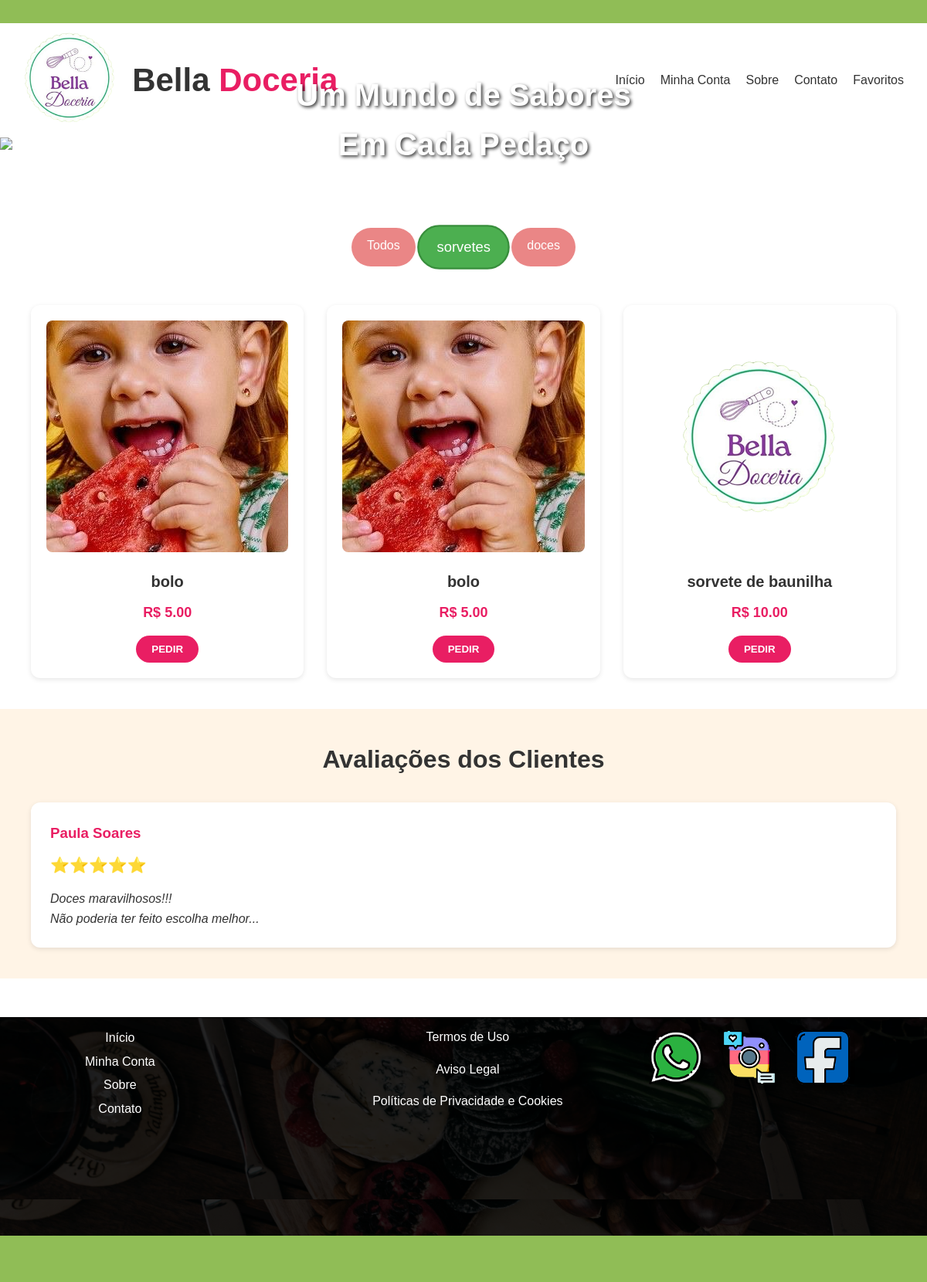
The app's page /catalog/home/1/, older data.
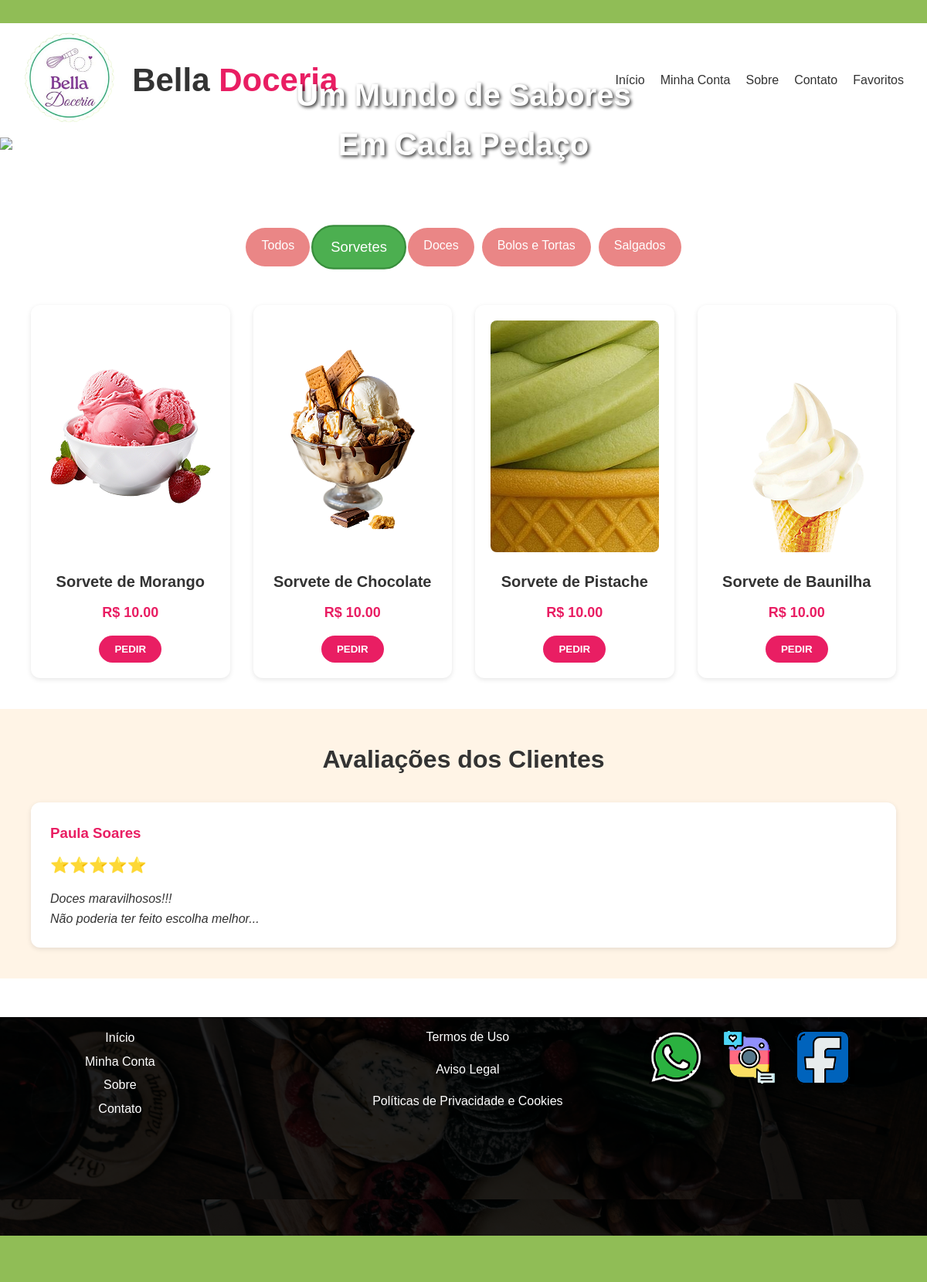
The same page, newer data.
### catalog/models.py (models this page shows, shortened)
class Categoria(models.Model):
    nome = models.CharField(max_length=100, unique=True)
    descricao = models.TextField(blank=True, null=True)
    def __str__(self):
        return self.nome
    class Meta:
        verbose_name = "Categoria"
        verbose_name_plural = "Categorias"

class Produto(models.Model):
    nome = models.CharField(max_length=100)
    preco = models.DecimalField(max_digits=10, decimal_places=2)
    descricao_produto = models.TextField(blank=True, null=True)
    imagem = models.ImageField(upload_to='produtos/', null=True, blank=True)
    data_cadastro = models.DateTimeField(auto_now_add=True)
    ativo = models.BooleanField(default=True)
    categoria = models.ForeignKey(
    Categoria,
    on_delete=models.CASCADE,
    related_name='produtos',
    verbose_name='Categoria',
    )
    class Meta:
        verbose_name = "Produto"
        verbose_name_plural = "Produtos"
        ordering = ['-data_cadastro']
        db_table = 'Produtos'
        indexes = [
            models.Index(fields=['nome']),
        ]
        permissions = [
            ("gerenciar_estoque", "Pode alterar disponibilidade de produtos"),
        ]

### catalog/views.py (the view)
# urls.py: path('', views.home, name='home'),  # Página inicial do aplicativo "catalog"
def home(request, categoria_id=None):
    categorias = Categoria.objects.all()
    produtos = Produto.objects.filter(ativo=True)  # Produtos ativos como padrão
    categoria_selecionada = None
    if categoria_id:
        categoria_query = Categoria.objects.filter(id=categoria_id)
        if categoria_query.exists():
            categoria_selecionada = categoria_query.first()  # Obtendo a primeira (e única) categoria encontrada
            produtos = produtos.filter(categoria=categoria_selecionada)
    return render(request, 'catalog/home.html', {
        'produtos': produtos,
        'categorias': categorias,
        'categoria_selecionada': categoria_selecionada,
    })

### catalog/templates/catalog/home.html (shortened to what this page needs)
{% load static %}
<!DOCTYPE html>
<html lang="pt-BR">
<head>
  <link rel="stylesheet" href="{% static 'css/pagina1.css' %}">
</head>
<body>
  <header class="topo">
    <div class="logo">
      <a href="{% url 'home' %}">
        <img src="{% static 'images/logo.png' %}" alt="Bella Doceria" style="height: 120px; width: 120px;">
      </a>
      <a href="{% url 'home' %}" class="logo-texto">
        <h1>Bella <span>Doceria</span></h1>
      </a>
    </div>
    <nav class="menu">
      <a href="{% url 'home' %}">Início</a>
      <a href="{% static 'Páginas html/Página 6.html' %}">Minha Conta</a>
      <a href="{% url 'sobre' %}">Sobre</a>
      <a href="{% url 'contato' %}">Contato</a>
      <a href="{% static 'Páginas html/Página 12.html' %}">Favoritos</a>
    </nav>
  </header>
  <section id="inicio" class="hero" style="position: relative;">
    <img src="{% static 'images/1 banner imagem.png' %}" alt="Banner Principal" style="width: 100%; height: auto; display: block;">
    <div style="position: absolute; top: 50%; left: 50%; transform: translate(-50%, -50%); text-align: center; width: 100%;">
      <h2 style="color: white; text-shadow: 2px 2px 4px rgba(0,0,0,0.8); font-size: 2.5rem; margin-bottom: 20px;">Um Mundo de Sabores<br>Em Cada Pedaço</h2>
      <a href="https://wa.me/5581996522114" target="_blank" class="whatsapp-btn">
      </a>
    </div>
  </section>
  <section id="catalogo" class="produtos">
<div class="filtros">
  <a href="{% url 'home' %}"
     class="botao-categoria {% if not categoria_selecionada %}ativo{% endif %}">
    Todos
  </a>
  {% for categoria in categorias %}
    <a href="{% url 'home_por_categoria' categoria.id %}"
       class="botao-categoria {% if categoria == categoria_selecionada %}ativo{% endif %}">
      {{ categoria.nome }}
    </a>
  {% endfor %}
</div>
    <div class="lista-produtos">
      {% for produto in produtos %}
        <div class="produto" data-categoria="{{ produto.categoria }}">
          {% if produto.imagem %}
            <img src="{{ produto.imagem.url }}" alt="{{ produto.nome }}" class="img-produto" style="height: 300px;">
          {% else %}
            <img src="{% static 'images/logo.png' %}" alt="Imagem não disponível" class="img-produto" style="height: 300px;">
          {% endif %}
          <h3>{{ produto.nome }}</h3>
          <p class="preco">R$ {{ produto.preco }}</p>
          <a href="https://wa.me/5581996522114?text=Olá!%20Gostaria%20de%20saber%20mais%20sobre%20o%20produto%20{{ produto.nome }}%20que%20custa%20R$%20{{ produto.preco }}."
            target="_blank">
            <button class="btn-pedir">PEDIR</button>
          </a>
        </div>
      {% empty %}
        <p class="text-center">Nenhum produto disponível.</p>
      {% endfor %}
    </div>
  </section>
  <section id="avaliacoes" class="avaliacoes">
    <h2>Avaliações dos Clientes</h2>
    <div class="cards-avaliacoes">
      <div class="card-avaliacao">
        <h3>Paula Soares</h3>
        <p>⭐⭐⭐⭐⭐</p>
        <p class="comentario">Doces maravilhosos!!!<br>Não poderia ter feito escolha melhor...</p>
      </div>
    </div>
  </section>
  <footer class="rodape">
    <div class="container-rodape">
      <img src="{% static 'images/banner final.png' %}" alt="Banner Rodapé" style="width: 100%; height: auto; display: block;">
      <div class="conteudo-sobre-imagem">
        <div class="links-rodape">
          <ul class="menu-esquerdo">
            <li><a href="{% url 'home' %}">Início</a></li>
            <li><a href="{% static 'Páginas html/Página 6.html' %}">Minha Conta</a></li>
            <li><a href="{% url 'sobre' %}">Sobre</a></li>
            <li><a href="{% url 'contato' %}">Contato</a></li>
          </ul>
          <ul class="central">
            <li><a href="{% static 'home.html' %}">Termos de Uso</a></li>
            <li><a href="{% static 'home.html' %}">Aviso Legal</a></li>
            <li><a href="{% static 'index.html' %}">Políticas de Privacidade e Cookies</a></li>
          </ul>
        </div>
        <div class="icones-redes-sociais">
          <a href="https://wa.me/5581996522114" target="_blank">
            <img src="{% static 'images/whatsapp rodapé.png' %}" alt="WhatsApp">
          </a>
          <a href="https://www.instagram.com/bella.doceria__" target="_blank">
            <img src="{% static 'images/instagram rodapé.png' %}" alt="Instagram">
          </a>
          <a href="https://www.facebook.com/sua_pagina" target="_blank">
            <img src="{% static 'images/facebook  rodapé.png' %}" alt="Facebook">
          </a>
        </div>
      </div>
    </div>
  </footer>
</body>
</html>

### catalog/templates/catalog/home.html (style rules this page uses)
.produto { transition: all 0.3s ease; }
.whatsapp-btn { display: inline-flex; align-items: center; gap: 10px; background-color: #25D366; color: white; padding: 12px 24px; border-radius: 30px; text-decoration: none; font-weight: bold; animation: pulse 2s infinite; transition: all 0.3s ease; }

Row changes from the older to the newer data that the page shows:
no longer on this page (row edited): Produto: imagem (picture), nome "bolo", preco "5.00"
no longer on this page (row edited): Produto: imagem (picture), nome "bolo", preco "5.00"
changed Categoria: nome "sorvetes" → "Sorvetes"
changed Categoria: nome "doces" → "Doces"
added Categoria: nome "Bolos e Tortas"
added Categoria: nome "Salgados"
added Produto: imagem (picture), nome "Sorvete de Morango", preco "10.00"
added Produto: imagem (picture), nome "Sorvete de Chocolate", preco "10.00"
added Produto: imagem (picture), nome "Sorvete de Pistache", preco "10.00"
changed Produto: imagem: picture added; nome "sorvete de baunilha" → "Sorvete de Baunilha"
